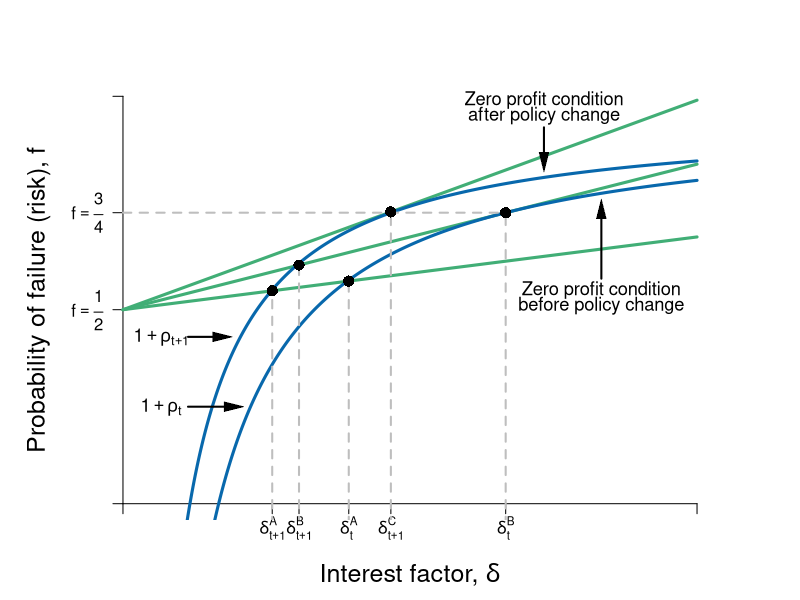

Write the R code that produced this figure.
#Graph Designer: Simon Halliday
#Authors: Bowles, Foley and Halliday
#Title: Coordination, Conflict and Competition: A Text in Microeconomics

library(shape)
pdf(file = "credit/quality_stack1.pdf", width = 8, height = 6)

#Set parameters for graphics
axislabelsize <- 1.5
labelsize <- 1.1
graphlinewidth <- 3
segmentlinewidth <- 2

COL <- c("#7fc97f", "#beaed4", "#fdc086", "#ffff99", "#386cb0", "#f0027f", "#bf5b17", "#666666")
COLA <- c("#e0f3db", "#99d8c9","#66c2a4","#41ae76", "#238b45", "#005824")
COLB <- c("#c6dbef", "#4eb3d3", "#2b8cbe", "#0868ac","#084081")

#Edited the margins to cater for the larger LHS labels
par(mar =  c(4, 5, 4, 4))

brfFn <- function(delta, mu = 1, k = 1) {
  .5 + (delta / (2 * mu)) * (1 - k)
}

PCFn <- function(delta, mu = 1) {
  delta/mu
}

isoreturnFn <- function(delta, pi=0.125) {
  1 - (pi)/delta
}

yFn <- function(d1, f1, mu = 1){
  mu*f1*(1 - f1) - d1*(1 - f1)
}

ylow <- function(delta, mu = 1, ybar = 0.0625){
  (-sqrt(delta^2 - 2*delta*mu + mu^2 - 4*mu*ybar) + delta + mu)/(2*mu)
}

yhigh <- function(delta, mu = 1, ybar = 0.0625){
  (sqrt(delta^2 - 2*delta*mu + mu^2 - 4*mu*ybar) + delta + mu)/(2*mu)
}

xlims <- c(0, 1.5)
ylims <- c(0, 1.05)

npts <- 501 
d1 <- seq(xlims[1], xlims[2], length.out = npts)
f1 <- seq(ylims[1], ylims[2], length.out = npts) 
a <- c(0.0625)

plot(0, 0, xlim = xlims, ylim = ylims, type = "n",
     xlab = expression(paste("")),
     ylab = expression(paste("")), 
     xaxt = "n", 
     yaxt = "n", 
     cex.lab = axislabelsize, 
     bty = "n"
     # xaxs="i", 
     # yaxs="i"
)


# ticksy <- seq(from = 0, to = ylims[2], by = 0.1)
# ylabels <- seq(from = 0, to = ylims[2], by = 0.1)
# ticksx <- seq(from = 0, to = xlims[2], by = 0.1)
# xlabels <- seq(from = 0, to = xlims[2], by = 0.1)
ticksy <- c(ylims[1], 0.5, 0.75, ylims[2])
ylabels <- c(NA, expression(paste(f == frac(1,2))), expression(paste(f == frac(3,4))), NA)
ticksx <- c(xlims[1], 0.39, 0.46, 0.59, 0.7, 1, xlims[2])
xlabels <- c(NA, expression(paste(delta[t+1]^{A})),expression(paste(delta[t+1]^{B})), expression(paste(delta[t]^{A})),expression(paste(delta[t+1]^{C})), expression(paste(delta[t]^{B})), NA)

axis(1, at = ticksx, pos = 0, labels = xlabels)
axis(2, at = ticksy, pos = 0, labels = ylabels, las = 1)

npts <- 503 
xx1 <- seq(xlims[1], xlims[2], length.out = npts)

#Draw the graphs
lines(xx1, brfFn(xx1, k = 0.28), col = COLA[4], lwd = graphlinewidth)
lines(xx1, brfFn(xx1, k = 0.5), col = COLA[4], lwd = graphlinewidth)
lines(xx1, brfFn(xx1, k = 0.75), col = COLA[4], lwd = graphlinewidth)
lines(xx1, isoreturnFn(xx1, pi = 0.175), col = COLB[4], lwd = graphlinewidth)
lines(xx1, isoreturnFn(xx1, pi = 0.25), col = COLB[4], lwd = graphlinewidth)
#lines(xx1, isoreturnFn(xx1, pi = 0.5), col = COLB[4], lwd = graphlinewidth)


#Axis labels
mtext(expression(paste("Interest factor, ", delta)), side = 1, line = 2.5, cex = axislabelsize)
text(-0.22, 0.5*(ylims[2]), expression(paste("Probability of failure (risk), ", f)), xpd = TRUE, cex = axislabelsize, srt = 90) 

segments(0, 0.75, 1, 0.75, lty = 2, col = "gray" , lwd = segmentlinewidth)
# segments(1.5, 0, 1.5, brfFn(delta = 1.5, k = 0.666), lty = 2, col = "gray" , lwd = segmentlinewidth)

# segments(1.55, 0, 1.55, brfFn(delta = 1.55, k = 0.5), lty = 2, col = "gray" , lwd = segmentlinewidth)
# points(1.55, brfFn(1.55, k = 0.5), pch = 16, col = "black", cex = 1.5)

segments(0.46, -1, 0.46, brfFn(0.46, k = 0.5), lty = 2, col = "gray" , lwd = segmentlinewidth)
points(0.46, brfFn(0.46, k = 0.5), pch = 16, col = "black", cex = 1.5)

segments(0.39, -1, 0.39, brfFn(0.39, k = 0.75), lty = 2, col = "gray" , lwd = segmentlinewidth)
points(0.39, brfFn(0.39, k = 0.75), pch = 16, col = "black", cex = 1.5)


# text(1.5 + 0.04, brfFn(1.5, k = 0.75) - 0.03, expression(paste(b)), cex = labelsize)

segments(1, -1, 1, brfFn(delta = 1, k = 0.5), lty = 2, col = "gray" , lwd = segmentlinewidth)
points(1, brfFn(1, k = 0.5), pch = 16, col = "black", cex = 1.5)
# text(1, brfFn(1, k = 0.5) + 0.04, expression(paste(n)), cex = labelsize)

segments(.59, -1, 0.59, brfFn(delta = 0.59, k = 0.75), lty = 2, col = "gray" , lwd = segmentlinewidth)
points(0.59, brfFn(0.59, k = 0.75), pch = 16, col = "black", cex = 1.5)
# text(0.6 + 0.02, brfFn(0.64, k = 0.75) - 0.03, expression(paste(a)), cex = labelsize)

segments(.7, -1, 0.7, brfFn(delta = 0.7, k = 0.28), lty = 2, col = "gray" , lwd = segmentlinewidth)
points(0.7, brfFn(0.7, k = 0.28), pch = 16, col = "black", cex = 1.5)

text(0.1, 0.43, expression(paste(1 + rho[t+1])), cex = labelsize)
Arrows(0.17, 0.43, 0.26, 0.43, col = "black", lty = 1, lwd = 2, arr.type = "triangle", arr.lwd = 0.5)
text(0.1, 0.25, expression(paste(1 + rho[t])), cex = labelsize)
Arrows(0.17, 0.25, 0.29, 0.25, col = "black", lty = 1, lwd = 2, arr.type = "triangle", arr.lwd = 0.5)
# Arrows(0.88, 0.63, 0.88, 0.82, col = "black", lty = 1, lwd = 2, arr.type = "triangle", arr.lwd = 0.5)

text(1.1, 1.04, expression(paste("Zero profit condition")), cex = labelsize)
text(1.1, 1, expression(paste("after policy change")), cex = labelsize)
Arrows(1.1, 0.97, 1.1, 0.88, col = "black", lty = 1, lwd = 2, arr.type = "triangle", arr.lwd = 0.5)
#text(1.1, 0.85, expression(paste("rate increase")), cex = labelsize)

text(1.25, 0.55, expression(paste("Zero profit condition")), cex = labelsize)
text(1.25, 0.51, expression(paste("before policy change")), cex = labelsize)
Arrows(1.25, 0.58, 1.25, 0.76, col = "black", lty = 1, lwd = 2, arr.type = "triangle", arr.lwd = 0.5)

#text(1.2, 0.25, expression(paste("rate increase")), cex = labelsize)



#text(0.62, 0.9, expression(paste(f == frac(1,2) + frac(delta, 2*mu))), cex = labelsize)

# text(0.62, 0.4, expression(paste("A's participation")), cex = labelsize)
# text(0.62, 0.35, expression(paste("constraint")), cex = labelsize)
# text(0.62, 0.25, expression(paste(f == frac(delta, mu))), cex = labelsize)



# text(0.88, 0.6, expression(paste("P's iso-profit curve")), cex = labelsize)
# text(0.88, 0.55, expression(paste(pi == pi^{NE})), cex = labelsize)
# Arrows(0.88, 0.63, 0.88, 0.82, col = "black", lty = 1, lwd = 2, arr.type = "triangle", arr.lwd = 0.5)

# text(0.3, 0.15, expression(paste("Pareto-improving")), cex = labelsize)
# text(0.3, 0.1, expression(paste("lens")), cex = labelsize)
# Arrows(0.3, 0.18, 0.3, 0.5, col = "black", lty = 1, lwd = 2, arr.type = "triangle", arr.lwd = 0.5)


dev.off()
